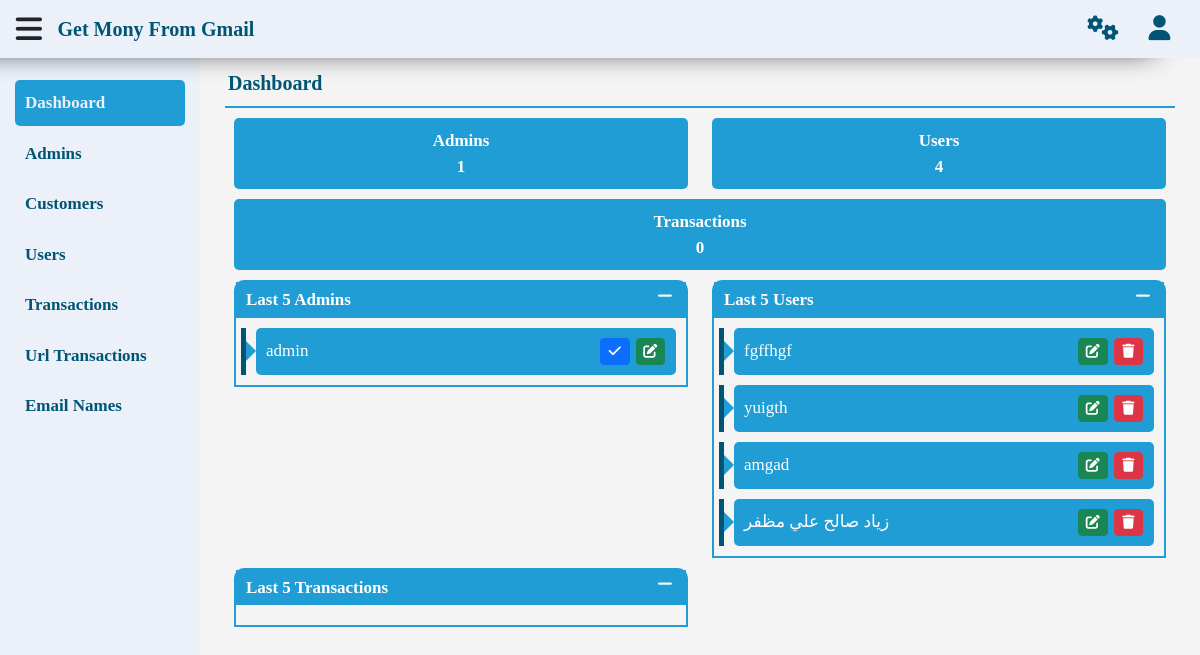
Page /gmr_test/dashboard.php (signed in) on the committed database.
### tables this page shows
CREATE TABLE `users` (
  `id` int(11) NOT NULL,
  `username` text NOT NULL,
  `pass` text NOT NULL,
  `phone` text NOT NULL,
  `main_email` varchar(255) NOT NULL,
  `email` text NOT NULL,
  `us_date` timestamp NOT NULL DEFAULT current_timestamp(),
  `active` int(1) NOT NULL DEFAULT 1,
  `type` int(1) NOT NULL DEFAULT 2
);

### gmr_test/function.php (called while the page is built, shortened)
<?php
function getItem($table, $value, $where, $select) {
    global $con;
    $statment = $con->prepare("SELECT * FROM $table WHERE $where");
    $statment->execute(array($value));
    $fetch = $statment->fetch();
    return $fetch[$select];
}
function getData ($table, $where = '1 = 1', $value = null, $by = 'id', $order = 'DESC', $limit = null) {
    global $con;
    $statment = $con->prepare("SELECT * FROM $table WHERE $where ORDER BY $by $order $limit");
    $statment->execute($value);
    return $statment->fetchAll();
}
function getCount ($table, $where = '1 = 1', $value = null) {
    global $con;
    $statment = $con->prepare("SELECT * FROM $table WHERE $where");
    $statment->execute($value);
    return $statment->rowCount();
}

### gmr_test/inc/temp/dashboard.php (the view, shortened to what this page needs)
<div class="content">
    <nav class="navbar navbar-expand-lg">
        <a class="navbar-brand">
            <span><?php echo words($pageTitle) ?></span>
        </a>
    </nav>
    <div class="dashboard">
        <div class="container">
            <div class="boards">
                <div class="row text-center">
                    <div class="col-sm-6">
                        <div class="board">
                            <p><?php echo words('Admins') ?></p>
                            <span>
                                <?php echo getCount('admins') ?>
                            </span>
                        </div>
                    </div>
                    <div class="col-sm-6">
                        <div class="board">
                            <p><?php echo words('Users') ?></p>
                            <span>
                                <?php echo getCount('users') ?>
                            </span>
                        </div>
                    </div>
                    <div class="col-12">
                        <div class="board">
                            <p><?php echo words('Transactions') ?></p>
                            <span>
                                <?php echo getCount('transactions') ?>
                            </span>
                        </div>
                    </div>
                </div>
            </div>
            <div class="row">
                <div class="col-md-6">
                    <div class="panel">
                        <div class="panel-heading">
                            <span><?php echo words('Last 5 Admins') ?></span>
                            <i class="fa fa-minus fa-fw"></i>
                        </div>
                        <div class="panel-body">
                            <?php foreach (getData('admins', '1 = ?', array(1), 'id', 'desc', 'limit 5') as $all) { ?>
                            <div>
                                <p><span><?php echo $all['username'] ?></p>
                                <div class="control">
                                    <a href="?Page=Active&ID=<?php echo $all['id'] ?>" class="btn btn-primary btn-sm">
                                        <i class="fa fa-check fa-fw"></i>
                                    </a>
                                    <a href="admins.php?Page=Edit&ID=<?php echo $all['id'] ?>" class="btn btn-success btn-sm">
                                        <i class="fa fa-edit fa-fw"></i>
                                    </a>
                                </div>
                            </div>
                            <?php } ?>
                        </div>
                    </div>
                </div>
                <div class="col-md-6">
                    <div class="panel">
                        <div class="panel-heading">
                            <span><?php echo words('Last 5 Users') ?></span>
                            <i class="fa fa-minus fa-fw"></i>
                        </div>
                        <div class="panel-body">
                            <?php foreach (getData('users', '1 = ?', array(1), 'id', 'desc', 'limit 5') as $all) { ?>
                            <div>
                                <p><?php echo $all['username'] ?></p>
                                <div class="control">
                                    <a href="admins.php?Page=Edit&ID=<?php echo $all['id'] ?>" class="btn btn-success btn-sm">
                                        <i class="fa fa-edit fa-fw"></i>
                                    </a>
                                    <?php if ($all['id'] != 1) { ?>
                                    <a href="#delete" class="btn btn-danger btn-sm" data-id="<?php echo $all['id']?>" data-page="admins">
                                        <i class="fa fa-trash fa-fw"></i>
                                    </a>
                                    <?php } ?>
                                </div>
                            </div>
                            <?php } ?>
                        </div>
                    </div>
                </div>
                <div class="col-md-6">
                    <div class="panel">
                        <div class="panel-heading">
                            <span><?php echo words('Last 5 Transactions') ?></span>
                            <i class="fa fa-minus fa-fw"></i>
                        </div>
                        <div class="panel-body">
                        </div>
                    </div>
                </div>
            </div>
        </div>
    </div>
</div>

### gmr_test/lay/css/style.css (style rules this page uses)
:root { --background: #ebf0f9; --primary: white; --secondry: #005575; --third: #219dd5; }
* { box-sizing: border-box; font-family: 'Cairo'; }
body { background-color: #f4f4f4; }
a { text-decoration: none; }
P, ul, h1, h2, h3, h4, h5, h6 { margin: 0; padding: 0; }
.row { margin: 0; }
.content { position: relative; top: 50px; width: calc(100% - 200px); transition: .3s; padding: 10px; }
.navbar { border-bottom: 2px solid var(--third); margin: 0 15px 10px; padding: 3px; }
.navbar .navbar-brand { color: var(--secondry); font-weight: bold; font-size: 20px; margin: 0; }
.panel { border: 2px solid var(--third); margin-bottom: 10px; border-radius: 10px 10px 0 0; }
.panel .panel-heading { padding: 5px; font-size: 17px; font-weight: bold; background-color: var(--third); color: var(--primary); text-align: center; }
.panel .panel-body { padding: 10px; }
.boards .board { background-color: var(--third); border-radius: 5px; margin-bottom: 10px; padding: 10px 0; font-size: 17px; font-weight: bold; color: var(--primary); }
.dashboard .panel .panel-heading { display: flex; justify-content: space-between; }
.dashboard .panel .panel-heading i { cursor: pointer; }
.dashboard .panel .panel-body > div { display: flex; text-align: center; justify-content: space-between; align-items: center; }
.dashboard .panel .panel-body > div { background-color: var(--third); position: relative; padding: 10px; border-radius: 5px; }
.dashboard .panel .panel-body > div::before { content: ''; display: block; position: absolute; top: 0; width: 5px; height: 100%; background-color: var(--secondry); }
.dashboard .panel .panel-body > div::after { content: ''; display: block; position: absolute; top: 13px; width: 0; height: 0; border-style: solid; border-width: 10px; }
.dashboard .panel .panel-body > div:not(:last-of-type) { margin-bottom: 10px; }
.dashboard .panel .panel-body > div p { font-size: 17px; color: var(--primary); }
.dashboard .panel .panel-body > div a { margin: 0 1px; padding: 2px 5px; }

### gmr_test/lay/css/en.css (style rules this page uses)
.content { left: 200px; }
.dashboard .panel .panel-heading { text-align: left; padding-right: 10px; padding-left: 10px; }
.dashboard .panel .panel-body > div { margin-left: 10px; }
.dashboard .panel .panel-body > div::before { left: -15px; }
.dashboard .panel .panel-body > div::after { left: -10px; border-color: transparent transparent transparent var(--third); }

### rows in the picture
users: username "fgffhgf"
users: username "yuigth"
users: username "amgad"
users: username "زياد صالح علي مظفر"

### other values in the picture
words('Dashboard') "Dashboard"
words('Admins') "Admins"
words('Customers') "Customers"
words('Users') "Users"
words('Transactions') "Transactions"
words('Url Transactions') "Url Transactions"
words('Email Names') "Email Names"
words($pageTitle) "Dashboard"
getCount('admins') "1"
getCount('users') "4"
getCount('transactions') "0"
words('Last 5 Admins') "Last 5 Admins"
$all['username'] "admin"
words('Last 5 Users') "Last 5 Users"
words('Last 5 Transactions') "Last 5 Transactions"
